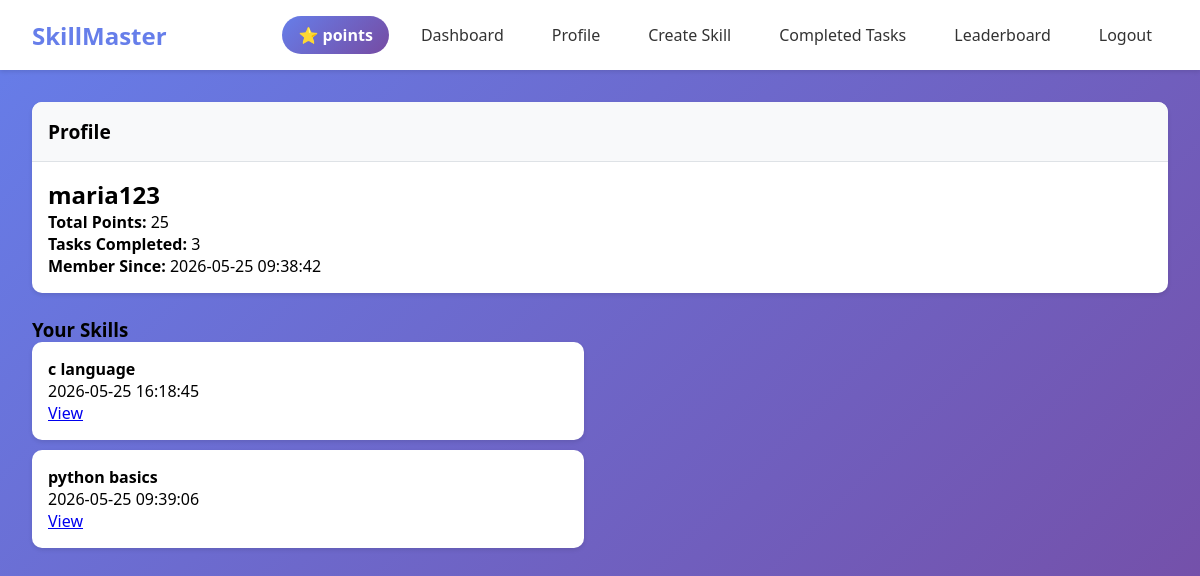
Screenshot of /profile (signed in) with the database file from the repository.
### tables this page shows
CREATE TABLE users (
            id INTEGER PRIMARY KEY AUTOINCREMENT,
            username TEXT UNIQUE NOT NULL,
            password TEXT NOT NULL,
            created_at TIMESTAMP DEFAULT CURRENT_TIMESTAMP
        , total_points INTEGER DEFAULT 0);

CREATE TABLE skills (
            id INTEGER PRIMARY KEY AUTOINCREMENT,
            name TEXT NOT NULL,
            description TEXT,
            created_by INTEGER,
            created_at TIMESTAMP DEFAULT CURRENT_TIMESTAMP,
            is_active BOOLEAN DEFAULT 1,
            FOREIGN KEY (created_by) REFERENCES users (id)
        );

### app.py (the view)
@app.route("/profile")
def profile():
    if "user_id" not in session:
        return redirect(url_for("login"))
    with sqlite3.connect("users.db") as conn:
        cursor = conn.cursor()
        cursor.execute("""
            SELECT id, username, total_points, created_at
            FROM users
            WHERE id = ?
        """, (session["user_id"],))
        user = cursor.fetchone()
        cursor.execute("""
            SELECT id, name, created_at
            FROM skills
            WHERE created_by = ?
            ORDER BY created_at DESC
        """, (session["user_id"],))
        skills = cursor.fetchall()
        cursor.execute("""
            SELECT COUNT(*)
            FROM task_completions
            WHERE user_id = ?
        """, (session["user_id"],))
        completed_count = cursor.fetchone()[0]
    return render_template(
        "profile.html",
        user=user,
        skills=skills,
        completed_count=completed_count
    )

### templates/profile.html (shortened to what this page needs)
{% extends "base.html" %}
{% block content %}
<div class="card">
    <div class="card-header">
        Profile
    </div>
    <div class="card-body">
        <h2>{{ user[1] }}</h2>
        <p><strong>Total Points:</strong> {{ user[2] }}</p>
        <p><strong>Tasks Completed:</strong> {{ completed_count }}</p>
        <p><strong>Member Since:</strong> {{ user[3] }}</p>
    </div>
</div>
<div style="display: grid; grid-template-columns: 1fr 1fr; gap: 2rem; margin-top: 20px;">
    <div>
        <h3>Your Skills</h3>
        {% for skill in skills %}
            <div class="card" style="margin-bottom: 10px;">
                <div class="card-body">
                    <h4>{{ skill[1] }}</h4>
                    <p>{{ skill[2] }}</p>
                    <a href="{{ url_for('view_skill', skill_id=skill[0]) }}">
                        View
                    </a>
                </div>
            </div>
        {% else %}
            <p>No skills created yet.</p>
        {% endfor %}
    </div>
</div>
{% endblock %}

### templates/base.html (style rules this page uses)
* { margin: 0; padding: 0; box-sizing: border-box; }
body { font-family: 'Segoe UI', Tahoma, Geneva, Verdana, sans-serif; background: linear-gradient(135deg, #667eea 0%, #764ba2 100%); min-height: 100vh; }
.card { background: white; border-radius: 10px; box-shadow: 0 2px 4px rgba(0,0,0,0.1); margin-bottom: 1.5rem; overflow: hidden; }
.card-header { background: #f8f9fa; padding: 1rem; border-bottom: 1px solid #dee2e6; font-weight: bold; font-size: 1.2rem; }
.card-body { padding: 1rem; }

### rows the page displays
users: username "maria123", total_points "25", created_at "2026-05-25 09:38:42"
skills: name "c language", created_at "2026-05-25 16:18:45"
skills: name "python basics", created_at "2026-05-25 09:39:06"

### other values shown
{{ completed_count }} "3"
